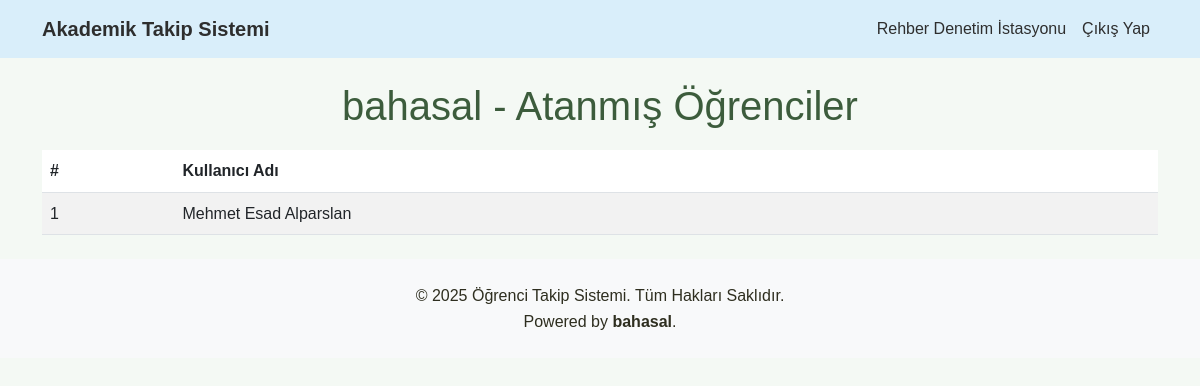
/rehber/ogretmen/2/ogrenciler (signed in), run on the app's committed database.
### models/kullanici.py (models this page shows, shortened)
class Kullanici(UserMixin, db.Model):
    __tablename__ = 'kullanicilar'
    id = db.Column(db.Integer, primary_key=True)
    kurum_kodu = db.Column(db.String(50), nullable=True)
    kullanici_adi = db.Column(db.String(64), unique=True, nullable=False)
    sifre_hash = db.Column(db.String(128), nullable=False)
    rol = db.Column(db.String(20), nullable=False)  # rehber, ogretmen, ogrenci
    foto = db.Column(db.String(255), nullable=True)
    aciklama = db.Column(db.Text, nullable=True)
    rehber_id = db.Column(db.Integer, db.ForeignKey('kullanicilar.id'), nullable=True)
    rehber = db.relationship('Kullanici', remote_side=[id], foreign_keys=[rehber_id], back_populates='rehber_ogrencileri')
    rehber_ogrencileri = db.relationship('Kullanici', back_populates='rehber', foreign_keys=[rehber_id])
    ogretmen_id = db.Column(db.Integer, db.ForeignKey('kullanicilar.id'), nullable=True)
    ogretmen = db.relationship('Kullanici', remote_side=[id], foreign_keys=[ogretmen_id], back_populates='ogretmen_ogrencileri')
    ogretmen_ogrencileri = db.relationship('Kullanici', back_populates='ogretmen', foreign_keys=[ogretmen_id])
    sinif = db.Column(db.String(10), nullable=True)
    okul_no = db.Column(db.String(20), nullable=True)
    deneme_sonuclari = db.relationship('DenemeSonucu', back_populates='ogrenci', lazy='dynamic')
    gunluk_veriler = db.relationship('GunlukVeri', back_populates='ogrenci', lazy='dynamic')

### routes/rehber.py (the view)
@rehber_bp.route('/ogretmen/<int:ogretmen_id>/ogrenciler', methods=['GET'])
@login_required
def ogretmen_ogrenciler(ogretmen_id):
    ogretmen = Kullanici.query.get_or_404(ogretmen_id)
    ogrenciler = ogretmen.ogretmen_ogrencileri  # Doğrudan liste olarak kullan
    return render_template('rehber/ogretmen_ogrencileri.html', ogretmen=ogretmen, ogrenciler=ogrenciler)

### templates/rehber/ogretmen_ogrencileri.html (shortened to what this page needs)
{% extends "base.html" %}
{% block content %}
<h1>{{ ogretmen.kullanici_adi }} - Atanmış Öğrenciler</h1>
<table class="table table-striped">
    <thead>
        <tr>
            <th>#</th>
            <th>Kullanıcı Adı</th>
        </tr>
    </thead>
    <tbody>
        {% for ogrenci in ogrenciler %}
        <tr>
            <td>{{ loop.index }}</td>
            <td>{{ ogrenci.kullanici_adi }}</td>
        </tr>
        {% endfor %}
    </tbody>
</table>
{% endblock %}

### static/css/styles.css (style rules this page uses)
body { font-family: Arial, sans-serif; line-height: 1.6; margin: 0; padding: 0; background: #f4f9f4; color: #2e2e1f; }
h1 { text-align: center; margin: 20px 0; color: #3c5c3c; }

### data on the page
Kullanici: kullanici_adi "bahasal"
Kullanici: kullanici_adi "Mehmet Esad Alparslan"
